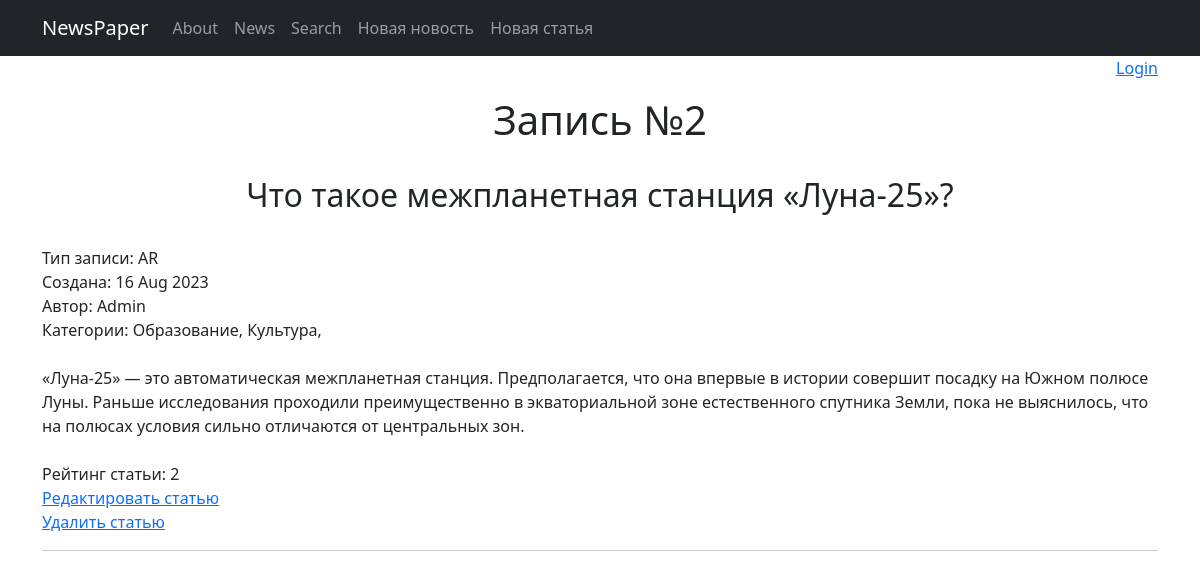
The app's page /news/2, older data.
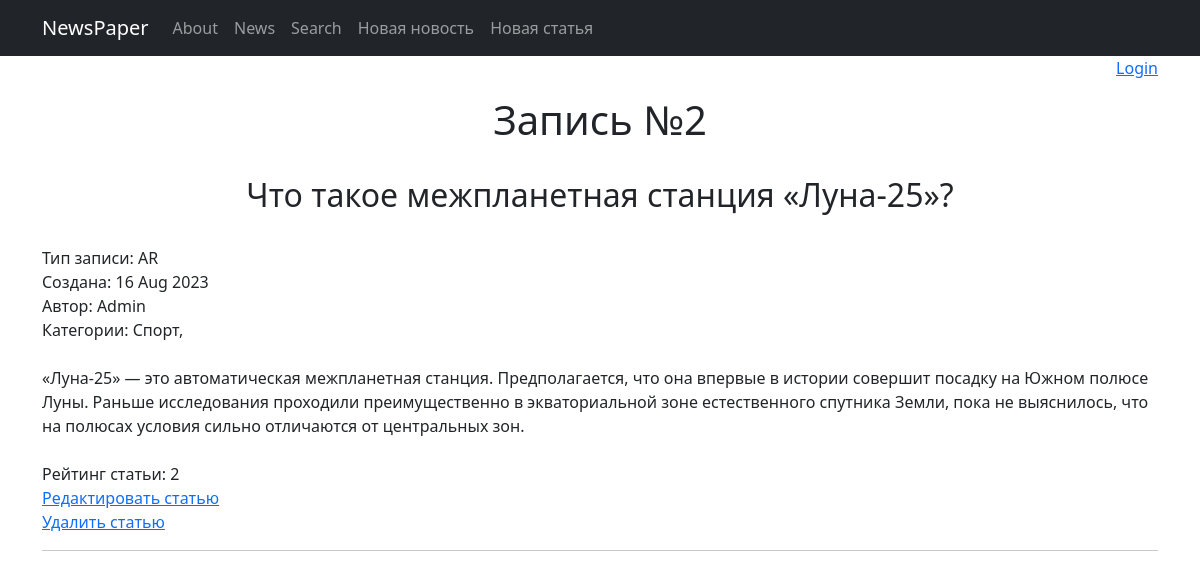
The same page, newer data.
### news/models.py (models this page shows)
class Category(models.Model):
    subject = models.CharField(max_length=32, unique=True, verbose_name='Категория')
    def __str__(self):
        return f'{self.subject}'

### news/views.py (the view)
# urls.py: path('<int:pk>', PostDetail.as_view(), name="Post"),
class PostDetail(DetailView):
    model = Post
    template_name = 'post.html'
    context_object_name = 'post'

### news/templatetags/custom_filters.py (called while the page is built)
@register.filter()
def censor(value):
    mat_list = ('хуй', 'хуев', 'хуё', 'хуи', 'хуя', 'пизд', 'бля', 'муда', 'пидор', 'пидар')
    for i in mat_list:
        if i in value.lower():
            value = value.replace(i, "***")
    return f'{value}'

### news/templates/post.html (shortened to what this page needs)
{% extends 'flatpages/default.html' %}
{% load custom_filters %}
{% block content %}
<p align="center">
<h1>Запись №{{ post.id }}</h1><br>
<h2>{{ post.article_header|censor }}</h2>
<br>
<p align="left">
Тип записи: {{ post.news_type }} <br>
Создана: {{ post.create_date|date:'d M Y' }}<br>
Автор: {{ post.author.name.username }}<br>
Категории:
    {% for category in post.cat_subject.all %}
        {{ category }},
    {% endfor %}
<br><br>
  {{ post.article_text|censor }}
<br><br>
Рейтинг статьи: {{ post.article_rating }}
{% if post.news_type == 'NW' %}
  <br>
 <a href="../news/{{ post.id }}/edit"> Редактировать новость</a><br>
 <a href="../news/{{ post.id }}/delete"> Удалить новость</a>
{% elif post.news_type == 'AR' %}
  <br>
 <a href="../articles/{{ post.id }}/edit"> Редактировать статью</a><br>
 <a href="../articles/{{ post.id }}/delete"> Удалить статью</a>
{% endif %}
    <hr>
{% endblock content %}

Row changes from the older to the newer data that the page shows:
removed Category: subject "Образование"
removed Category: subject "Культура"
now on this page (row unchanged): Category: subject "Спорт"
